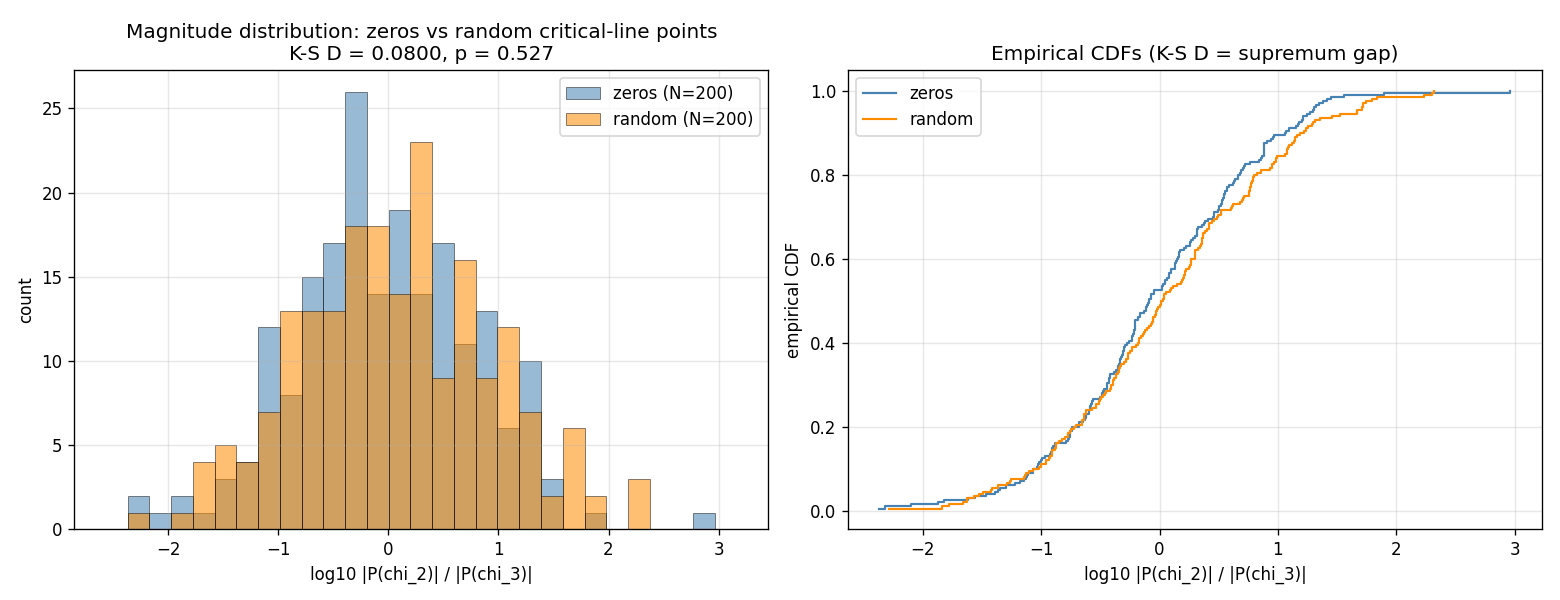

Python code for this plot:
# magnitude_distributions.py - Magnitude distribution comparison
# Bootstrap Universe Programme - Paper 196 candidate, Layer 3a follow-up Task 3
#
# Per Mr Code Brief Addendum 3 (3 May 2026, CinC), Task 3.
#
# Purpose
# -------
# Mr Adversary's question: is anything *magnitude*-related zero-specific, or
# are the magnitudes |P(chi_2)|/|P(chi_3)| at zeros just samples from the
# same distribution as at random critical-line points? Tasks 1 and 2 confirm
# the *phase* lock is a critical-line property; Task 3 asks whether the
# magnitudes carry any zero-specific signal.
#
# Method
# ------
# 1. Compute |P(chi_2)|/|P(chi_3)| at first 200 zeta zeros (extending the
#    PR #2 sweep from 50 to 200). Output: phase_lock_results_n200.csv
#    (separate from PR #2's phase_lock_results.csv, which is preserved).
# 2. Compute the same at 200 random critical-line points sampled from
#    [14, 400] (extended t-range to cover gamma_1..gamma_200 ~ [14, 397]),
#    seed=42, same rejection rule with REJECT_WINDOW=250 to cover the
#    extended range. Output: phase_lock_null_results_n200.csv.
# 3. Compare the two magnitude distributions with a two-sample Kolmogorov-
#    Smirnov test. Plot overlaid log-x histograms.
# 4. Watch for the rho_3 pattern: at N=50, rho_3 had the largest |P(chi_2)|/
#    |P(chi_3)| (9.22) AND the smallest off-line residual (0.005). Does
#    extreme-magnitude correlate with anything in the larger sample? Report
#    top-5 extremes (largest and smallest) with gamma values for inspection.
#
# Outcome interpretation (per brief)
# ----------------------------------
# - Distributions coincide (K-S p > 0.1): zeros are not magnitude-special;
#   Paper 125's "handoff" language is decorative; Paper 196 should adjust.
# - Distributions differ (K-S p < 0.05): zeros ARE magnitude-special; there
#   is a zero-specific phenomenon worth a paper.
#
# Exploratory. No pass/fail. Report findings honestly either way.
#
# Performance note: 200 zetazero calls + 400 P_2_and_3 calls at dps=50 takes
# several minutes. Optimization: P_2_and_3 caches the four S(s, r) values
# and combines them for both characters in one pass, halving the Hurwitz
# zeta work per s.

import csv
import os
import random
import sys
import time

import numpy as np

import mpmath as mp
from mpmath import mp as _mp_ctx, mpc, mpf, fabs

import matplotlib
matplotlib.use('Agg')
import matplotlib.pyplot as plt

from hurwitz_120_mod5 import S
from character_projections import CHI_MOD5
from phase_lock_test import locked_targets, classify_phase

# Reproducibility constants for the N=200 extension. Distinct from the N=50
# constants in phase_lock_null.py (different t-range, different reject
# window) because the t-range was extended to match gamma_1..gamma_200.
SEED = 42
N = 200
T_MIN = 14.0
T_MAX = 400.0           # gamma_200 ~ 396.4
REJECT_RADIUS = 0.1
REJECT_WINDOW = 250     # cover all zeros with gamma <= T_MAX comfortably


def P_2_and_3(s):
    """Return (P(chi_2)(s), P(chi_3)(s)) sharing the four S(s, r) calls.

    Halves the Hurwitz zeta work vs. calling P(s, 2) and P(s, 3) separately.
    """
    s_vals = [None, None, None, None, None]  # 1-indexed
    for r in (1, 2, 3, 4):
        s_vals[r] = S(s, r)
    chi2 = CHI_MOD5[2]
    chi3 = CHI_MOD5[3]
    p2 = mpc(0)
    p3 = mpc(0)
    for r in (1, 2, 3, 4):
        p2 += complex(chi2[r]).conjugate() * s_vals[r]
        p3 += complex(chi3[r]).conjugate() * s_vals[r]
    return p2, p3


def compute_at(s):
    """Compute (phase, magnitude, direction, residual) at complex s."""
    p2, p3 = P_2_and_3(s)
    ratio = p2 / p3
    phase = mp.arg(ratio)
    target_minus, target_plus = locked_targets()
    direction, residual = classify_phase(phase, target_minus, target_plus)
    return phase, fabs(ratio), direction, residual


def precompute_zeros(n):
    """Return list of imaginary parts of first n zeta zeros at current dps."""
    out = []
    t0 = time.time()
    for k in range(1, n + 1):
        out.append(_mp_ctx.zetazero(k).imag)
        if k % 50 == 0:
            print("    zeros 1..%d computed (%.1fs elapsed)" % (k, time.time() - t0))
    return out


def too_close_to_zero(t, gammas, radius):
    t_mp = mpf(t)
    for g in gammas:
        if fabs(t_mp - g) < radius:
            return True
    return False


def sample_t_avoiding_zeros(n, t_min, t_max, gammas, radius, rng):
    accepted = []
    n_rejected = 0
    while len(accepted) < n:
        t = rng.uniform(t_min, t_max)
        if too_close_to_zero(t, gammas, radius):
            n_rejected += 1
        else:
            accepted.append(t)
    return accepted, n_rejected


def ks_2samp_basic(sample1, sample2):
    """Two-sample Kolmogorov-Smirnov test with asymptotic p-value.

    Standard textbook implementation - K-S statistic D is the supremum of
    |F1(x) - F2(x)| over the combined sample; p-value via the asymptotic
    Kolmogorov distribution (good for n >= 50 per side).
    """
    s1 = np.sort(np.asarray(sample1, dtype=float))
    s2 = np.sort(np.asarray(sample2, dtype=float))
    n1 = len(s1)
    n2 = len(s2)
    data_all = np.concatenate([s1, s2])
    cdf1 = np.searchsorted(s1, data_all, side='right') / n1
    cdf2 = np.searchsorted(s2, data_all, side='right') / n2
    D = np.max(np.abs(cdf1 - cdf2))
    n_eff = n1 * n2 / (n1 + n2)
    # Stephens (1970) modified statistic for asymptotic distribution.
    lam = (np.sqrt(n_eff) + 0.12 + 0.11 / np.sqrt(n_eff)) * D
    # Q(lambda) = 2 * sum_{k=1}^inf (-1)^(k-1) exp(-2 k^2 lambda^2)
    p = 0.0
    for k in range(1, 100):
        term = 2.0 * ((-1) ** (k - 1)) * np.exp(-2.0 * k * k * lam * lam)
        p += term
        if abs(term) < 1e-12:
            break
    p = max(0.0, min(1.0, p))
    return D, p


def main():
    _mp_ctx.dps = 50

    print("magnitude_distributions - N=%d zeros vs N=%d random points" % (N, N))
    print("=" * 76)
    print("dps=%d, T-range=[%.0f, %.0f], seed=%d, reject |t-gamma_k|<%s for k<=%d"
          % (_mp_ctx.dps, T_MIN, T_MAX, SEED, REJECT_RADIUS, REJECT_WINDOW))
    print()

    # ---- Step A: pre-compute first 250 zeros (covers both sweep + reject) -
    print("Step A: pre-computing first %d zeta zeros (used by both sweeps)..."
          % REJECT_WINDOW)
    gammas_all = precompute_zeros(REJECT_WINDOW)
    gammas_for_sweep = gammas_all[:N]   # first 200 for the zero sweep
    print("  gamma_1   = %s" % mp.nstr(gammas_all[0], 10))
    print("  gamma_200 = %s" % mp.nstr(gammas_all[N - 1], 10))
    print("  gamma_250 = %s" % mp.nstr(gammas_all[-1], 10))
    print()

    # ---- Step B: zero-based sweep at N=200 --------------------------------
    print("Step B: computing |P(chi_2)|/|P(chi_3)| at first %d zeta zeros..." % N)
    zero_results = []
    t0 = time.time()
    for k, gamma in enumerate(gammas_for_sweep, start=1):
        s = mpc(mpf("0.5"), gamma)
        phase, mag, direction, residual = compute_at(s)
        zero_results.append({
            'k': k, 'gamma': gamma, 'phase': phase, 'magnitude': mag,
            'direction': direction, 'residual': residual,
        })
        if k % 50 == 0:
            print("    zero %d / %d done (%.1fs elapsed)" % (k, N, time.time() - t0))
    print("    done.")
    print()

    # ---- Step C: random null sweep at N=200 -------------------------------
    print("Step C: sampling and computing at %d random critical-line points..." % N)
    rng = random.Random(SEED)
    t_values, n_rejected = sample_t_avoiding_zeros(
        N, T_MIN, T_MAX, gammas_all, mpf(str(REJECT_RADIUS)), rng)
    accept_rate = 100.0 * N / (N + n_rejected)
    print("  sampled %d t-values; rejected %d (acceptance %.1f%%)"
          % (N, n_rejected, accept_rate))

    null_results = []
    t0 = time.time()
    for i, t in enumerate(t_values, start=1):
        s = mpc(mpf("0.5"), mpf(t))
        phase, mag, direction, residual = compute_at(s)
        null_results.append({
            'index': i, 't': t, 'phase': phase, 'magnitude': mag,
            'direction': direction, 'residual': residual,
        })
        if i % 50 == 0:
            print("    point %d / %d done (%.1fs elapsed)" % (i, N, time.time() - t0))
    print("    done.")
    print()

    # ---- Step D: write the two extended CSVs ------------------------------
    zero_csv = 'phase_lock_results_n200.csv'
    with open(zero_csv, 'w', newline='') as f:
        w = csv.writer(f)
        w.writerow(['k', 't_gamma', 'phase_radians', 'magnitude_ratio',
                    'direction', 'residual_dps50',
                    'dps80_rerun_triggered', 'residual_dps80'])
        for r in zero_results:
            w.writerow([
                r['k'], mp.nstr(r['gamma'], 40),
                mp.nstr(r['phase'], 40), mp.nstr(r['magnitude'], 20),
                r['direction'], mp.nstr(r['residual'], 6),
                'false', '',
            ])
    print("CSV written: %s  (%d rows)" % (zero_csv, N))

    null_csv = 'phase_lock_null_results_n200.csv'
    with open(null_csv, 'w', newline='') as f:
        f.write("# Critical-line null test, N=200 extension (Task 3)\n")
        f.write("# Seed: %d  N: %d  t-range: [%.1f, %.1f]  dps: %d\n"
                % (SEED, N, T_MIN, T_MAX, _mp_ctx.dps))
        f.write("# Rejection: |t-gamma_k| >= %s for k <= %d  "
                "(rejected %d, acceptance %.1f%%)\n"
                % (REJECT_RADIUS, REJECT_WINDOW, n_rejected, accept_rate))
        w = csv.writer(f)
        w.writerow(['index', 't', 'phase_radians', 'magnitude_ratio',
                    'direction', 'residual'])
        for r in null_results:
            w.writerow([
                r['index'], "%.17g" % r['t'],
                mp.nstr(r['phase'], 40), mp.nstr(r['magnitude'], 20),
                r['direction'], mp.nstr(r['residual'], 6),
            ])
    print("CSV written: %s  (%d rows + 3 header lines)" % (null_csv, N))
    print()

    # ---- Step E: extract magnitudes and run K-S ---------------------------
    zero_mags = np.array([float(r['magnitude']) for r in zero_results])
    null_mags = np.array([float(r['magnitude']) for r in null_results])

    log_zero = np.log10(zero_mags)
    log_null = np.log10(null_mags)

    D, p = ks_2samp_basic(log_zero, log_null)

    print("Magnitude distribution summary:")
    print("                     |   zero-based   |   null (random)")
    print("  -------------------+----------------+----------------")
    print("  N                  | %14d | %14d" % (N, N))
    print("  median magnitude   | %14.4f | %14.4f"
          % (np.median(zero_mags), np.median(null_mags)))
    print("  mean magnitude     | %14.4f | %14.4f"
          % (np.mean(zero_mags), np.mean(null_mags)))
    print("  min  magnitude     | %14.4g | %14.4g"
          % (zero_mags.min(), null_mags.min()))
    print("  max  magnitude     | %14.4g | %14.4g"
          % (zero_mags.max(), null_mags.max()))
    print("  median log10(mag)  | %14.4f | %14.4f"
          % (np.median(log_zero), np.median(log_null)))
    print("  std    log10(mag)  | %14.4f | %14.4f"
          % (np.std(log_zero), np.std(log_null)))
    print()
    print("Two-sample Kolmogorov-Smirnov on log10(magnitude):")
    print("  D = %.4f" % D)
    print("  p = %.4g" % p)
    if p > 0.1:
        print("  -> distributions are statistically indistinguishable (p > 0.1)")
        print("     Zeros are NOT magnitude-special. Paper 196 framing should")
        print("     drop zero-specific magnitude language.")
    elif p < 0.05:
        print("  -> distributions DIFFER significantly (p < 0.05)")
        print("     Zeros ARE magnitude-special. Worth flagging for CinC.")
    else:
        print("  -> intermediate p (0.05 <= p <= 0.1); inconclusive")
    print()

    # ---- Step F: rho_3 pattern check -- top extremes ----------------------
    print("Top extreme magnitudes in N=%d zero sweep (rho_3 pattern check):" % N)
    sorted_by_mag = sorted(zero_results, key=lambda r: float(r['magnitude']))
    print("  Smallest 5:")
    for r in sorted_by_mag[:5]:
        print("    rho_%-3d  gamma=%9.4f  |P(chi_2)|/|P(chi_3)| = %g"
              % (r['k'], float(r['gamma']), float(r['magnitude'])))
    print("  Largest 5:")
    for r in sorted_by_mag[-5:]:
        print("    rho_%-3d  gamma=%9.4f  |P(chi_2)|/|P(chi_3)| = %g"
              % (r['k'], float(r['gamma']), float(r['magnitude'])))
    print()

    # ---- Step G: combined CSV + plots -------------------------------------
    combined_csv = 'magnitude_distributions.csv'
    with open(combined_csv, 'w', newline='') as f:
        f.write("# Combined magnitude data, zeros vs random; N_each=%d\n" % N)
        f.write("# K-S statistic D=%.6f, p=%.6g (on log10(magnitude))\n" % (D, p))
        w = csv.writer(f)
        w.writerow(['source', 'index_or_k', 't_or_gamma', 'magnitude'])
        for r in zero_results:
            w.writerow(['zero', r['k'], mp.nstr(r['gamma'], 12),
                        mp.nstr(r['magnitude'], 12)])
        for r in null_results:
            w.writerow(['null', r['index'], "%.6f" % r['t'],
                        mp.nstr(r['magnitude'], 12)])
    print("Combined CSV written: %s  (%d rows + 2 header lines)"
          % (combined_csv, 2 * N))

    plot_path = 'magnitude_distributions.png'
    fig, axes = plt.subplots(1, 2, figsize=(13, 5))

    # Left: overlaid log-x histograms
    ax = axes[0]
    log_min = min(log_zero.min(), log_null.min()) - 0.2
    log_max = max(log_zero.max(), log_null.max()) + 0.2
    bins = np.linspace(log_min, log_max, 30)
    ax.hist(log_zero, bins=bins, alpha=0.55, label='zeros (N=%d)' % N,
            color='steelblue', edgecolor='black', linewidth=0.5)
    ax.hist(log_null, bins=bins, alpha=0.55, label='random (N=%d)' % N,
            color='darkorange', edgecolor='black', linewidth=0.5)
    ax.set_xlabel('log10 |P(chi_2)| / |P(chi_3)|')
    ax.set_ylabel('count')
    ax.set_title('Magnitude distribution: zeros vs random critical-line points\n'
                 'K-S D = %.4f, p = %.3g' % (D, p))
    ax.legend(loc='best')
    ax.grid(True, alpha=0.3)

    # Right: empirical CDFs (where K-S literally measures the gap)
    ax = axes[1]
    sorted_z = np.sort(log_zero)
    sorted_n = np.sort(log_null)
    cdf_z = np.arange(1, len(sorted_z) + 1) / len(sorted_z)
    cdf_n = np.arange(1, len(sorted_n) + 1) / len(sorted_n)
    ax.plot(sorted_z, cdf_z, drawstyle='steps-post', label='zeros',
            color='steelblue', linewidth=1.3)
    ax.plot(sorted_n, cdf_n, drawstyle='steps-post', label='random',
            color='darkorange', linewidth=1.3)
    ax.set_xlabel('log10 |P(chi_2)| / |P(chi_3)|')
    ax.set_ylabel('empirical CDF')
    ax.set_title('Empirical CDFs (K-S D = supremum gap)')
    ax.legend(loc='best')
    ax.grid(True, alpha=0.3)

    plt.tight_layout()
    plt.savefig(plot_path, dpi=120)
    plt.close()
    print("Plot written: %s" % plot_path)
    print()

    print("=" * 76)
    print("Task 3 (magnitude distribution): exploratory, no pass/fail.")
    print("Verdict: K-S p = %.4g  ->  %s" %
          (p,
           "indistinguishable" if p > 0.1 else
           "different" if p < 0.05 else
           "inconclusive"))


if __name__ == "__main__":
    main()
